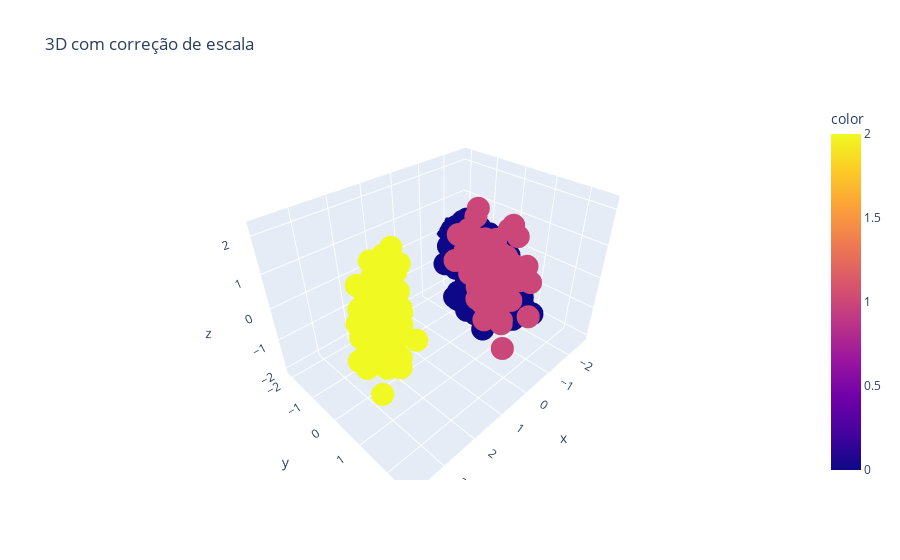

The cell this chart's notebook holds for it:
### Code cell
pca = PCA(n_components=3)
dados = pca.fit_transform(padronizado)
px.scatter_3d(x=dados[:,0], y=dados[:,1], z=dados[:,2], color=especies, title="3D com correção de escala")

### Figure 1 — Plotly figure (JSON) as saved in the notebook; plotly's stock layout.template omitted (floating-point values rounded to 4 significant figures; data arrays with more than 128 entries replaced by an {"elided": "..."} marker saying what was removed)
{"data": [{"hovertemplate": "x=%{x}<br>y=%{y}<br>z=%{z}<br>color=%{marker.color}<extra></extra>", "legendgroup": "", "marker": {"color": {"elided": "333 int values"}, "coloraxis": "coloraxis", "symbol": "circle"}, "mode": "markers", "name": "", "scene": "scene", "showlegend": false, "type": "scatter3d", "x": {"elided": "333 float values"}, "y": {"elided": "333 float values"}, "z": {"elided": "333 float values"}}], "layout": {"coloraxis": {"colorbar": {"title": {"text": "color"}}, "colorscale": [[0, "#0d0887"], [0.1111, "#46039f"], [0.2222, "#7201a8"], [0.3333, "#9c179e"], [0.4444, "#bd3786"], [0.5556, "#d8576b"], [0.6667, "#ed7953"], [0.7778, "#fb9f3a"], [0.8889, "#fdca26"], [1, "#f0f921"]]}, "legend": {"tracegroupgap": 0}, "scene": {"domain": {"x": [0, 1], "y": [0, 1]}, "xaxis": {"title": {"text": "x"}}, "yaxis": {"title": {"text": "y"}}, "zaxis": {"title": {"text": "z"}}}, "title": {"text": "3D com correção de escala"}}}
